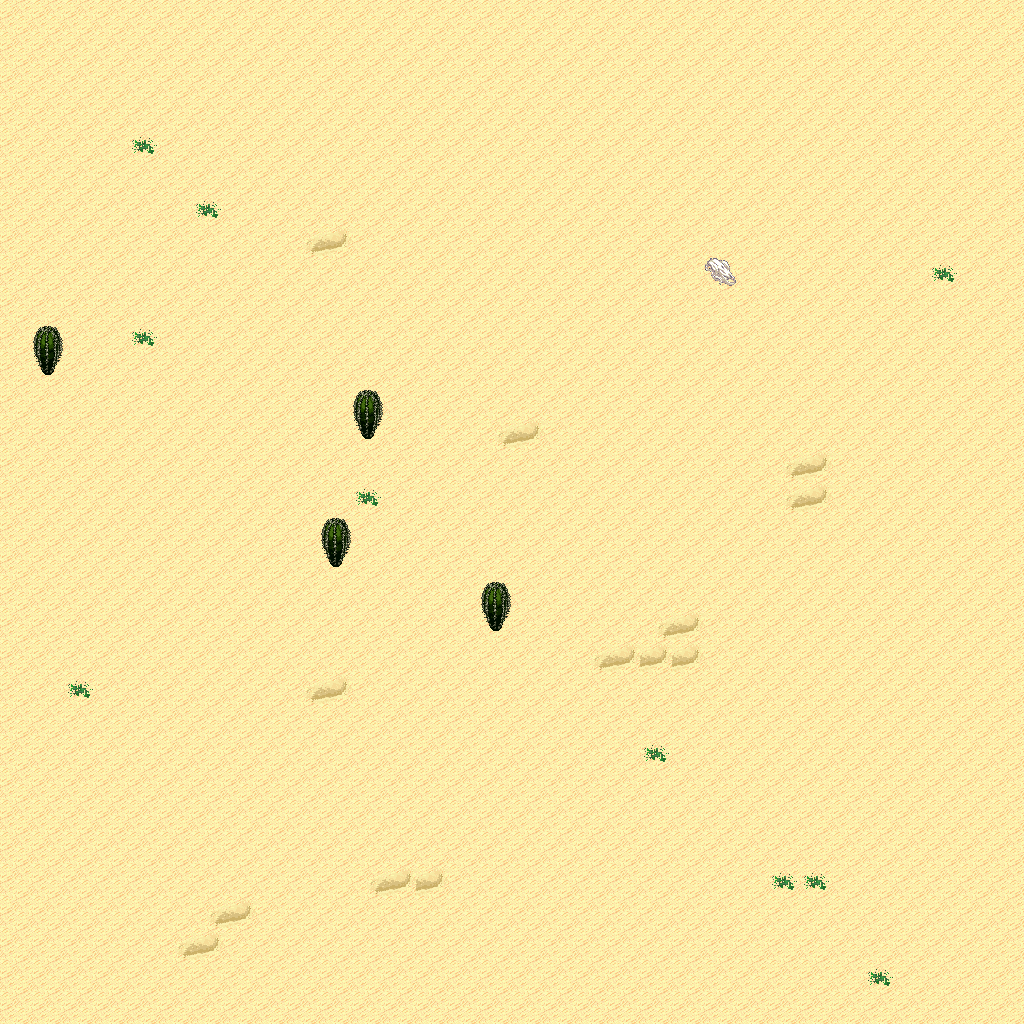

A 2D game scene composited from a Tiled map and its tileset images. What follows is a short description and the map's XML, with each tile layer's data collapsed to a summary:
An orthogonal 32x32 tile map with 32x32 px tiles, 5 tile layers (Ground, Objects, Objects2, Above, ...), 1 hidden layer not drawn, 6 tilesets.

<map version="1.10" tiledversion="1.11.0" orientation="orthogonal" renderorder="right-down" width="32" height="32" tilewidth="32" tileheight="32" infinite="0" nextlayerid="11" nextobjectid="1">
 <tileset firstgid="1" name="logic_collision" tilewidth="32" tileheight="32" tilecount="1" columns="1">
  <image source="../drawable/logic_collision.png" width="32" height="32" />
 </tileset>
 <tileset firstgid="2" name="terrain_desert" tilewidth="32" tileheight="32" tilecount="88" columns="8">
  <image source="../drawable/terrain_desert.png" width="256" height="352" />
 </tileset>
 <tileset firstgid="90" name="ground_sand_2" tilewidth="32" tileheight="32" tilecount="15" columns="5">
  <image source="../drawable/ground_sand_2.png" width="160" height="96" />
 </tileset>
 <tileset firstgid="105" name="plant_cactus_2" tilewidth="32" tileheight="32" tilecount="10" columns="5">
  <image source="../drawable/plant_cactus_2.png" width="160" height="64" />
 </tileset>
 <tileset firstgid="115" name="plant_round_cactuses" tilewidth="32" tileheight="32" tilecount="20" columns="10">
  <image source="../drawable/plant_round_cactuses.png" width="320" height="64" />
 </tileset>
 <tileset firstgid="135" name="plant_cactus" tilewidth="32" tileheight="32" tilecount="2" columns="1">
  <image source="../drawable/plant_cactus.png" width="32" height="64" />
 </tileset>
 <layer id="1" name="Ground" width="32" height="32">
  <data>[1024 cells, 1024 non-empty, 5 distinct tile ids]</data>
 </layer>
 <layer id="2" name="Objects" width="32" height="32">
  <data>[1024 cells, 4 non-empty, 1 distinct tile ids]</data>
 </layer>
 <layer id="3" name="Objects2" width="32" height="32">
  <data>[1024 cells, 0 non-empty, 0 distinct tile ids]</data>
 </layer>
 <layer id="4" name="Above" width="32" height="32">
  <data>[1024 cells, 4 non-empty, 1 distinct tile ids]</data>
 </layer>
 <layer id="5" name="Above2" width="32" height="32">
  <data>[1024 cells, 0 non-empty, 0 distinct tile ids]</data>
 </layer>
 <layer id="6" name="Walkable" width="32" height="32" visible="0">
  <data>[1024 cells, 5 non-empty, 1 distinct tile ids]</data>
 </layer>
 <objectgroup id="7" name="Mapevents" />
 <objectgroup id="8" name="Spawn" />
 <objectgroup id="9" name="Keys" />
 <objectgroup id="10" name="Replace" />
</map>
